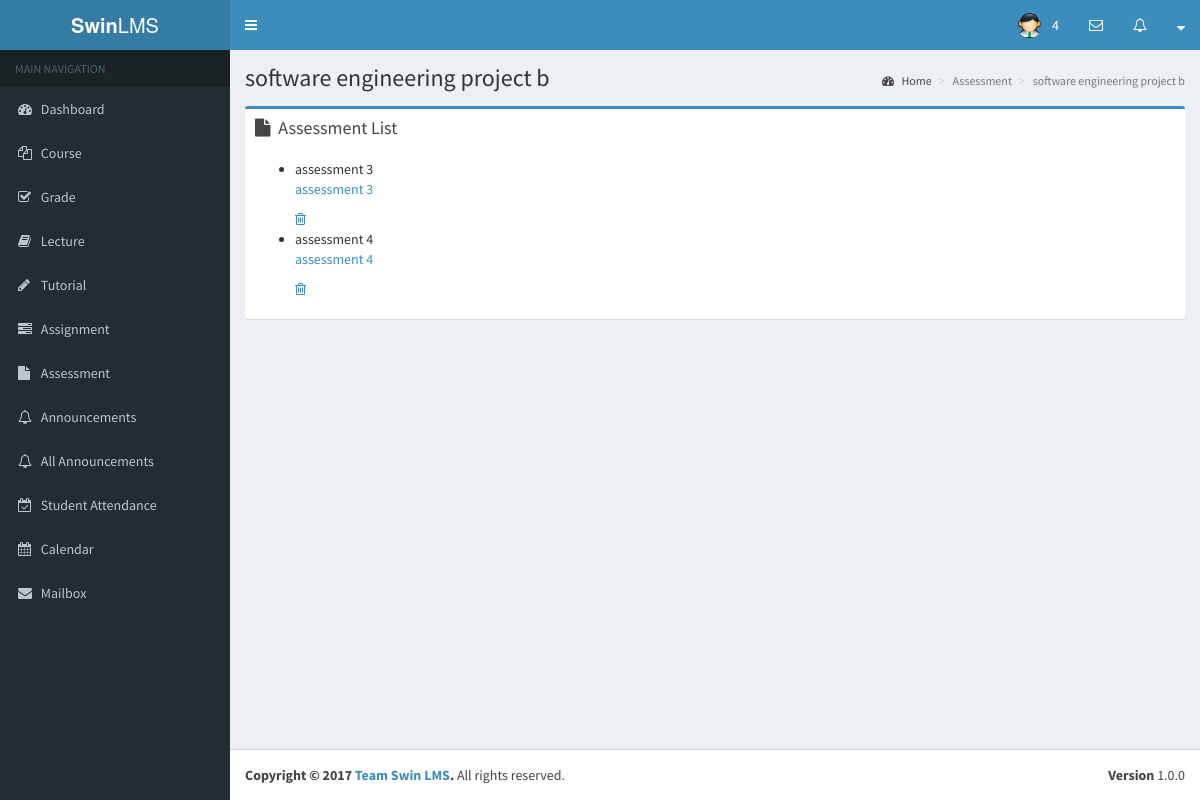
Before: /lecturer/assessment_view.php?id=2&name=software engineering project b with the older database file.
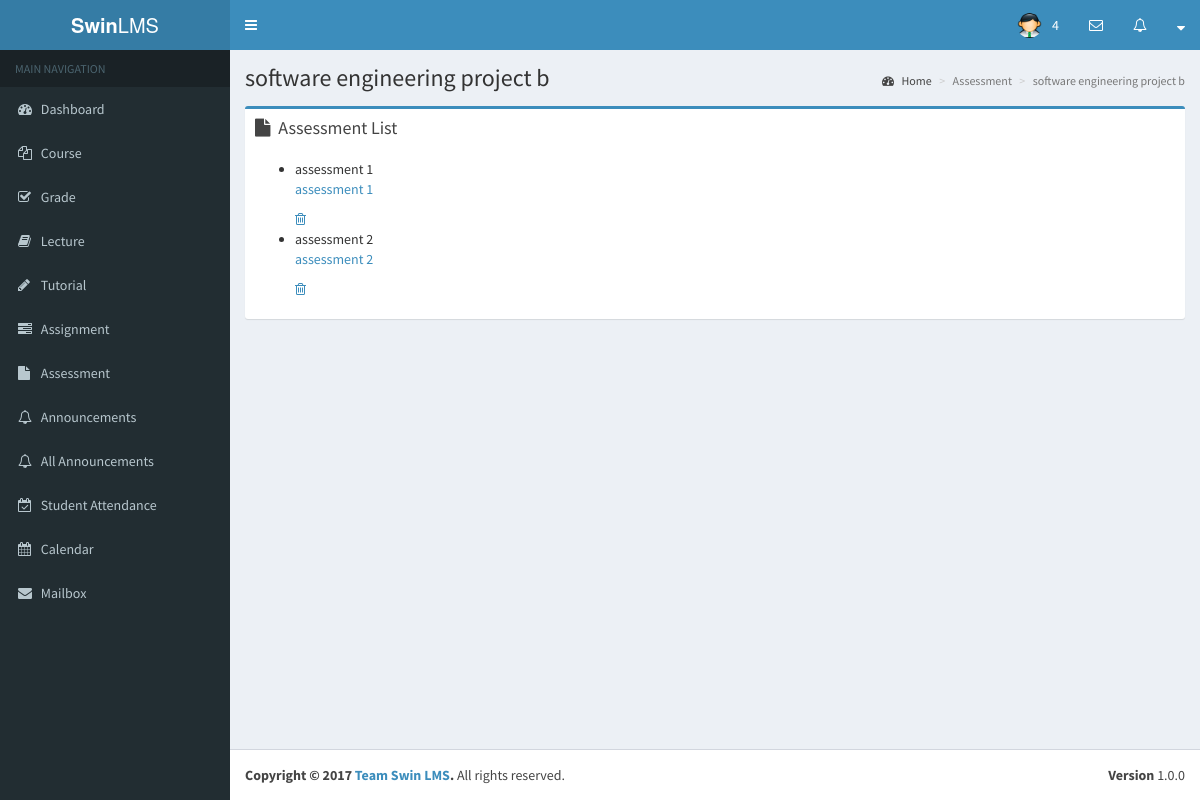
After: the same page with the newer database file.
### tables this page shows
CREATE TABLE `assessment` (
  `id` int(11) NOT NULL,
  `unit_id` int(11) NOT NULL,
  `title` varchar(45) NOT NULL,
  `file` varchar(100) DEFAULT NULL,
  `description` varchar(50) NOT NULL,
  `type` varchar(30) DEFAULT NULL,
  `size` int(11) DEFAULT NULL
);

### lecturer/assessment_view.php (the view, shortened to what this page needs)
<?php
require_once '../app/init.php';
$courselistQuery = $db->prepare("
    SELECT id, title, file, description
    FROM assessment
    WHERE unit_id=:unit_id
");
$courselistQuery->execute([
    'unit_id' => $_SESSION['unit_id']
]);
$courselist = $courselistQuery->rowCount() ? $courselistQuery : [];
?>
<!DOCTYPE html>
<html>
    <?php include_once('first.php') ?>
    <body class="hold-transition skin-blue sidebar-mini">
    <?php include_once('header.php')?>
    <?php include_once('sidebar.php') ?>
        <div class="content-wrapper">
            <section class="content-header contentheader">
                  <h1 class="header">
                      <?php echo $_GET['name']; ?>
                  </h1>
                  <ol class="breadcrumb">
                    <li><a href="dashboard.php"><i class="fa fa-dashboard"></i> Home</a></li>
                    <li class="active">Assessment</li>
                    <li class="active"><?php echo $_GET['name']; ?></li>
                  </ol>
            </section>
            <section class="content">
                <div class="row">
                    <section class="col-lg-12">
                        <div class="box box-primary">
                            <div class="box-header">
                                <i class="fa fa-file"></i>
                                    <h3 class="box-title">Assessment List</h3>
                            </div>
                            <div class="box-body">
                                <?php if(!empty($courselist)): ?>
                                <ul class="courselist">
                                    <?php foreach($courselist as $course): ?>
                                    <li>
                                        <span class="$course"><?php echo $course['title']; ?></span>
                                        <a href="upload/uploads/<?php echo $course['file'] ?>" target="_blank"><?php echo $course['description'] ?></a>
                                        <a href="assessment/remove.php?id=<?php echo $course['id'] ?>&unit_id=<?php echo $_SESSION['unit_id']; ?>&name=<?php echo $_GET['name']; ?>" class="delete-button"><i class="fa fa-trash-o"></i></a>
                                    </li>
                                    <?php endforeach; ?>
                                </ul>
                                <?php else: ?>
                                    <p>There is no units to display.</p>
                                <?php endif; ?>
                            </div>
                        </div>
                    </section>
                </div>
            </section>
        </div>
    <?php include_once('footer.php') ?>
    </body>
</html>

### lecturer/first.php (shortened to what this page needs)
<head>
  <link rel="stylesheet" href="../bootstrap/css/bootstrap.min.css">
  <link rel="stylesheet" href="https://cdnjs.cloudflare.com/ajax/libs/font-awesome/4.5.0/css/font-awesome.min.css">
  <link rel="stylesheet" href="https://cdnjs.cloudflare.com/ajax/libs/ionicons/2.0.1/css/ionicons.min.css">
  <link rel="stylesheet" href="../plugins/datatables/dataTables.bootstrap.css">
  <link rel="stylesheet" href="../dist/css/AdminLTE.min.css">
  <link rel="stylesheet" href="../dist/css/skins/_all-skins.min.css">
  <link rel="stylesheet" href="../plugins/iCheck/flat/blue.css">
  <link rel="stylesheet" href="../plugins/morris/morris.css">
  <link rel="stylesheet" href="../plugins/jvectormap/jquery-jvectormap-1.2.2.css">
  <link rel="stylesheet" href="../plugins/datepicker/datepicker3.css">
  <link rel="stylesheet" href="../plugins/daterangepicker/daterangepicker.css">
  <link rel="stylesheet" href="../plugins/bootstrap-wysihtml5/bootstrap3-wysihtml5.min.css">
</head>

### lecturer/header.php (shortened to what this page needs)
<header class="main-header">
    <a href="dashboard.php" class="logo">
      <span class="logo-lg"><b>Swin</b>LMS</span>
    </a>
    <nav class="navbar navbar-static-top">
      <a href="#" class="sidebar-toggle" data-toggle="offcanvas" role="button">
      </a>
      <div class="navbar-custom-menu">
        <ul class="nav navbar-nav">
          <li class="dropdown user user-menu">
            <a href="dashboard.php" class="dropdown-toggle" data-toggle="dropdown">
              <img src="../dist/img/admin.ico" class="user-image" alt="User Image">
              <span class="hidden-xs"><?php echo $_SESSION['user_id']; ?></span>
            </a>
          </li>
          <li class="dropdown messages-menu">
            <a href="#" class="dropdown-toggle" data-toggle="dropdown">
              <i class="fa fa-envelope-o"></i>
            </a>
          </li>
          <li class="dropdown notifications-menu">
            <a href="#" class="dropdown-toggle" data-toggle="dropdown">
              <i class="fa fa-bell-o"></i>
            </a>
          </li>
          <li class="dropdown notifications-menu">
            <a href="#" class="dropdown-toggle" data-toggle="dropdown">
              <i class="fa fa-sort-down"></i>
            </a>
          </li>
        </ul>
      </div>
    </nav>
  </header>

### lecturer/sidebar.php
<aside class="main-sidebar">
    <section class="sidebar">
<ul class="sidebar-menu">
        <li class="header">MAIN NAVIGATION</li>
        <li>
          <a href="dashboard.php">
            <i class="fa fa-dashboard"></i> <span>Dashboard</span>
          </a>
        </li>
        <li>
          <a href="course_list.php">
            <i class="fa fa-files-o"></i>
            <span>Course</span>
          </a>
        </li>
        <li>
          <a href="grade.php">
            <i class="fa fa-check-square-o"></i>
            <span>Grade</span>
          </a>
        </li>
        <li>
          <a href="lecture_note.php">
            <i class="fa fa-book"></i>
            <span>Lecture</span>
          </a>
        </li>
        <li>
          <a href="tutorial.php">
            <i class="fa fa-pencil"></i>
            <span>Tutorial</span>
          </a>
        </li>
        <li>
          <a href="assignment.php">
            <i class="fa fa-tasks"></i>
            <span>Assignment</span>
          </a>
        </li>
        <li>
          <a href="assessment.php">
            <i class="fa fa-file"></i>
            <span>Assessment</span>
          </a>
        </li>
        <li>
          <a href="announcements.php">
            <i class="fa fa-bell-o"></i>
            <span>Announcements</span>
          </a>
        </li>
        <li>
          <a href="all_announcements.php">
            <i class="fa fa-bell-o"></i>
            <span>All Announcements</span>
          </a>
        </li>
        <li>
          <a href="attendance.php">
            <i class="fa fa-calendar-check-o"></i>
            <span>Student Attendance</span>
          </a>
        </li>
        <li>
          <a href="calendar.php">
            <i class="fa fa-calendar"></i> <span>Calendar</span>
          </a>
        </li>
        <li>
          <a href="mailbox.php">
            <i class="fa fa-envelope"></i> <span>Mailbox</span>
          </a>
        </li>
      </ul>
    </section>
  </aside>

### lecturer/footer.php
<footer class="main-footer">
    <div class="pull-right hidden-xs">
      <b>Version</b> 1.0.0
    </div>
    <strong>Copyright &copy; 2017 <a>Team Swin LMS</a>.</strong> All rights reserved.
  </footer>

Changed rows visible on the page:
removed assessment: title "assessment 3", description "assessment 3"
removed assessment: title "assessment 4", description "assessment 4"
added assessment: title "assessment 1", description "assessment 1"
added assessment: title "assessment 2", description "assessment 2"
